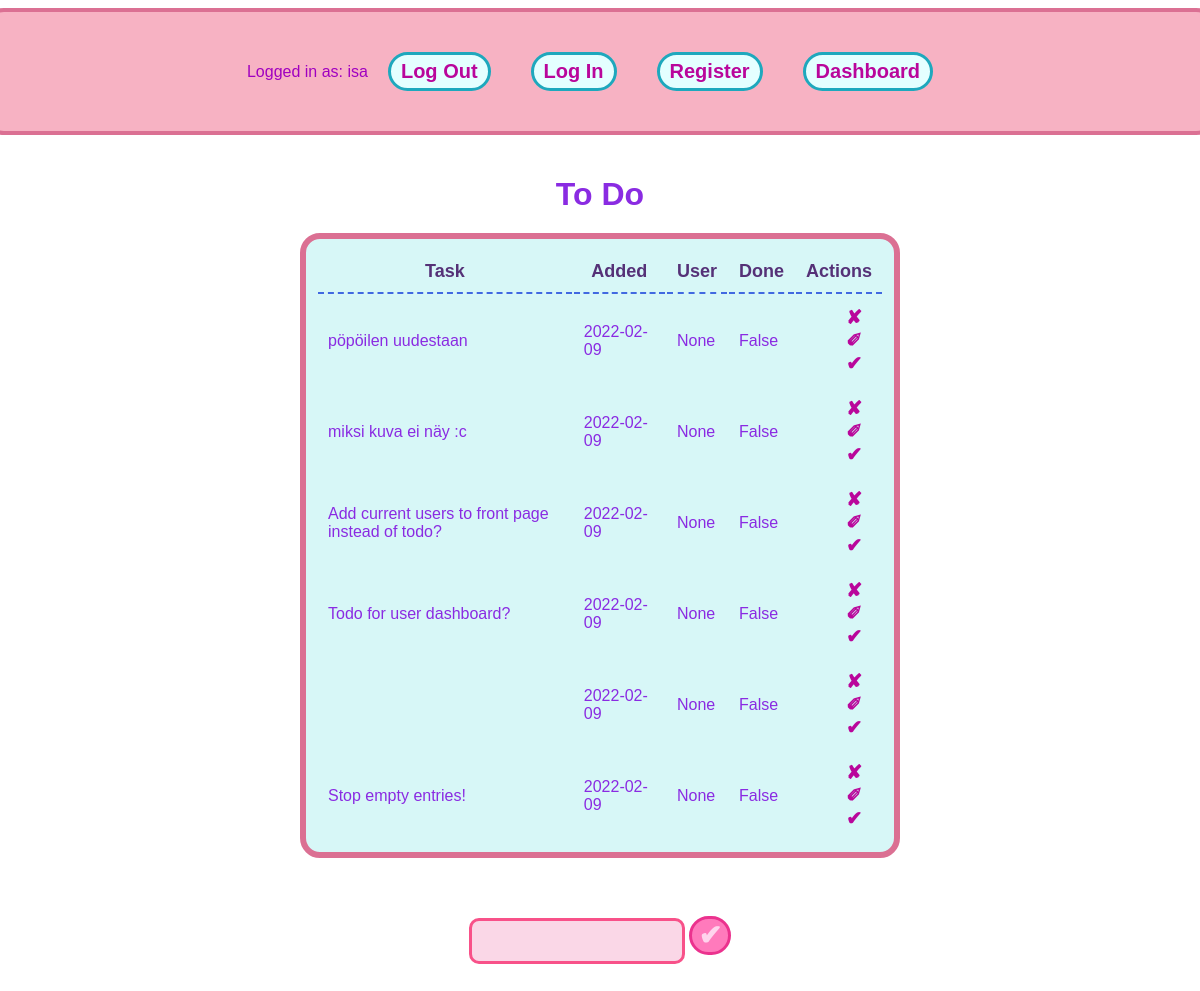
Page / (signed in) on the earlier database version.
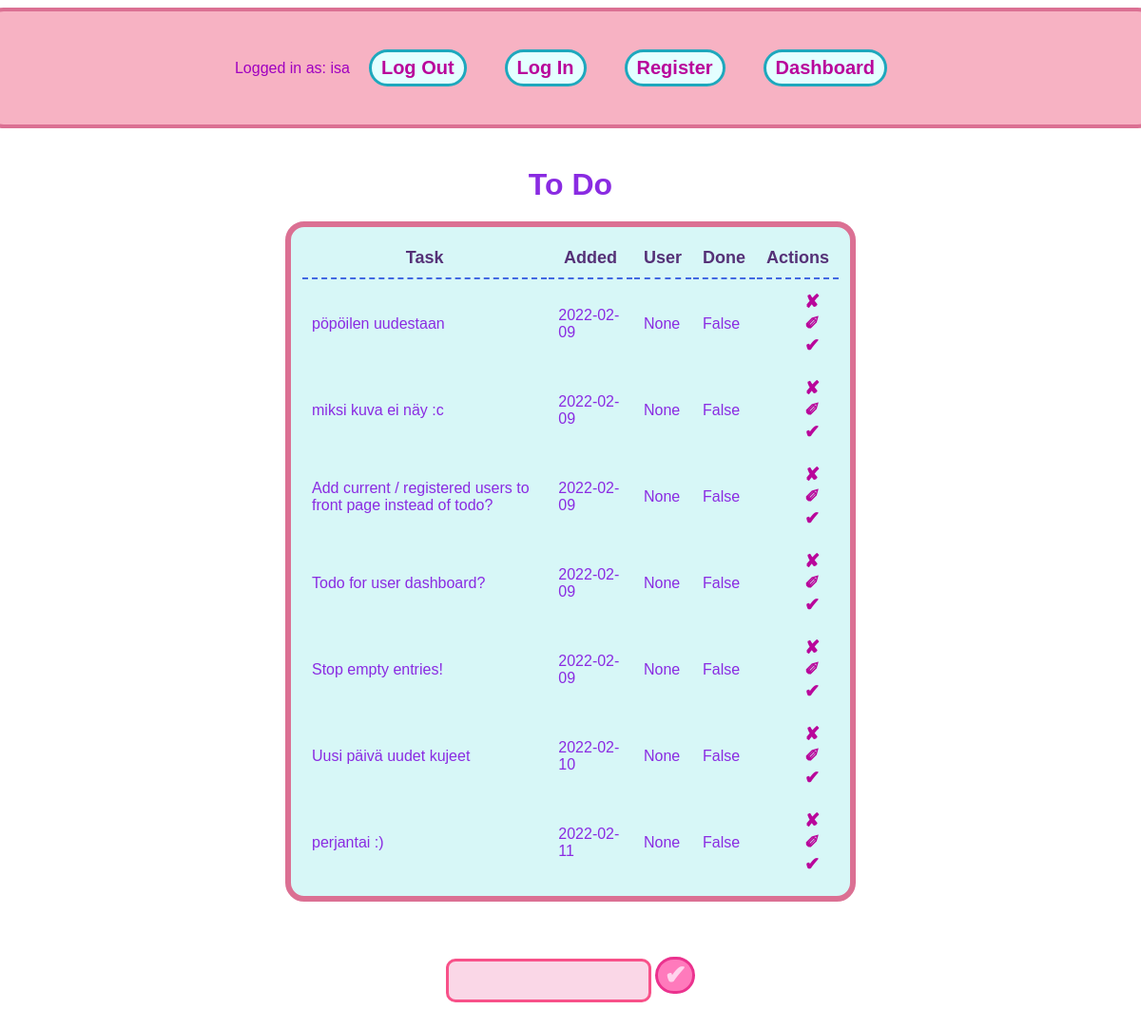
Same page on the later database version.
### app.py (models this page shows, shortened)
class User(db.Model, UserMixin):
    id = db.Column(db.Integer, primary_key=True)
    username = db.Column(db.String(20), nullable=False, unique=True)
    password = db.Column(db.String(80), nullable=False )

class Todo(db.Model):
    id = db.Column(db.Integer, primary_key=True)
    content = db.Column(db.String(200), nullable=False)
    date_created = db.Column(db.DateTime, default=datetime.utcnow)
    created_by = db.Column(db.String(10),)
    completed = db.Column(db.Boolean, default=False)

### app.py (the view)
@app.route('/', methods=['POST', 'GET'])
@login_required
def index():
    if request.method == 'POST':
        task_content = request.form['content']
        new_task = Todo(content=task_content)
        try:
            db.session.add(new_task)
            db.session.commit()
            return redirect('/')
        except:
            return 'there was a problem'
    else:
        tasks = Todo.query.order_by(Todo.date_created).all()
        return render_template('index.html', tasks=tasks)

### app.py (called while the page is built)
@login_manager.user_loader
def load_user(user_id):
    return User.query.get(user_id)

### templates/index.html (shortened to what this page needs)
{% extends 'base.html' %}
{% block body %}
<div class="page">
    <div class="header">
        <p>Logged in as: {{current_user.username}}</p>
        <button class="headbutt">
            <a href="{{url_for('logout')}}">Log Out</a>
        </button>
        <button class="headbutt">
            <a href="{{ url_for('login')}}">Log In</a>
        </button>
        <button class="headbutt">
            <a href="{{ url_for('register')}}">Register</a>
        </button>
        <button class="headbutt">
            <a href="{{ url_for('dashboard')}}">Dashboard</a>
        </button>
    </div>
    <div class="content">
        <h1>To Do</h1>
        {% if tasks|length < 1 %}
        <h4>*crickets*</h4>
        {% else %}
        <table>
            <tr>
                <th>Task</th>
                <th>Added</th>
                <th>User</th>
                <th>Done</th>
                <th>Actions</th>
            </tr>
            {% for task in tasks %}
                <tr>
                    <td>{{ task.content }}</td>
                    <td>{{ task.date_created.date() }}</td>
                    <td>{{task.created_by}}</td>
                    <td>{{task.completed}}</td>
                    <td class="buttons">
                        <a href="/delete/{{task.id}}">&#10008;</a>
                        <br>
                        <a href="/update/{{task.id}}">&#10000;</a>
                        <br>
                        <a href="">&#10004;</a>
                    </td>
                </tr>
            {% endfor %}
        </table>
        {% endif %}
        <br>
        <div class="form">
            <form action="/"method="POST">
                <input type="text" name="content" id="content">
                <input id="submit" type="submit" value="&#10004;">
            </form>
        </div>
</div>
</div>
{% endblock %}

### templates/base.html (shortened to what this page needs)
<!DOCTYPE html>
<html lang="en">
<head>
    <link rel="stylesheet" href="{{ url_for('static', filename='css/main.css') }}">
</head>
<body>
    {% block body %}{% endblock %}
</body>
</html>

### static/css/main.css (style rules this page uses)
.page { margin-top: 0; display: flex; flex-direction: column; align-items: center; justify-items: center; }
.content { margin-top: 0; font-family: 'Trebuchet MS', 'Lucida Sans Unicode', 'Lucida Grande', 'Lucida Sans', Arial, sans-serif; color: blueviolet; display: flex; align-items: center; justify-content: center; flex-direction: column; padding: 20px; }
button { align-self: center; margin: 20px; font-size: 20px; font-weight: bold; border-radius: 60px; padding: 0 20fr; color: blueviolet; text-align: center; border: 3px solid rgb(30, 168, 189); background-color: rgb(228, 255, 255); padding: 5px 10px; }
.header { display: flex; flex-direction: row; align-items: center; justify-content: center; border: 4px solid palevioletred; border-radius: 20px; padding: 20px; background-color: rgb(247, 178, 195); width: 100%; margin-top: 0; font-family: 'Trebuchet MS', 'Lucida Sans Unicode', 'Lucida Grande', 'Lucida Sans', Arial, sans-serif; }
.headbutt { align-self: flex-start; margin: 20px; font-size: 20px; font-weight: bold; border-radius: 60px; padding: 0 20fr; color: blueviolet; text-align: center; border: 3px solid rgb(30, 168, 189); background-color: rgb(228, 255, 255); padding: 5px 10px; }
p { color: rgb(160, 0, 192); font-family: 'Trebuchet MS', 'Lucida Sans Unicode', 'Lucida Grande', 'Lucida Sans', Arial, sans-serif; }
h1 { margin-bottom: 0; }
table { padding: 10px; background-color: rgb(215, 247, 247); border: 6px solid palevioletred; border-radius: 20px; max-width: 600px; margin: 20px; }
th { font-size: large; padding: 10px; border-bottom: 2px dashed royalblue; color: rgb(85, 49, 119); }
tr { padding: auto; border-bottom: 1px solid royalblue; }
td { padding: 10px; }
.buttons { font-size: larger; font-weight: bold; padding-right: 20px; float: right; }
.form { display: flex; flex-direction: row; margin: 10px; }
input[type=button], input[type=submit] { padding: 0 6px; border-radius: 60px; font-size: 28px; font-weight: bolder; background-color: rgb(255, 122, 188); border: 3px solid rgb(235, 50, 142); color: rgb(255, 212, 237); margin-top: 10px; }
input[name=content] { border: 3px solid rgb(248, 81, 137); border-radius: 10px; height: 30px; max-width: 300px; min-width: 200px; text-decoration: none; margin: auto; padding: 5px; background-color: rgb(250, 215, 231); }
a { text-decoration: none; color: rgb(185, 6, 155); }

Differences in the rows shown:
removed Todo: date_created "2022-02-09", created_by "None", completed "False"
changed Todo: content "Add current users to front page instead of todo?" → "Add current / registered users to front page instead of todo?"
added Todo: content "Uusi päivä uudet kujeet", date_created "2022-02-10", created_by "None", completed "False"
added Todo: content "perjantai :)", date_created "2022-02-11", created_by "None", completed "False"
